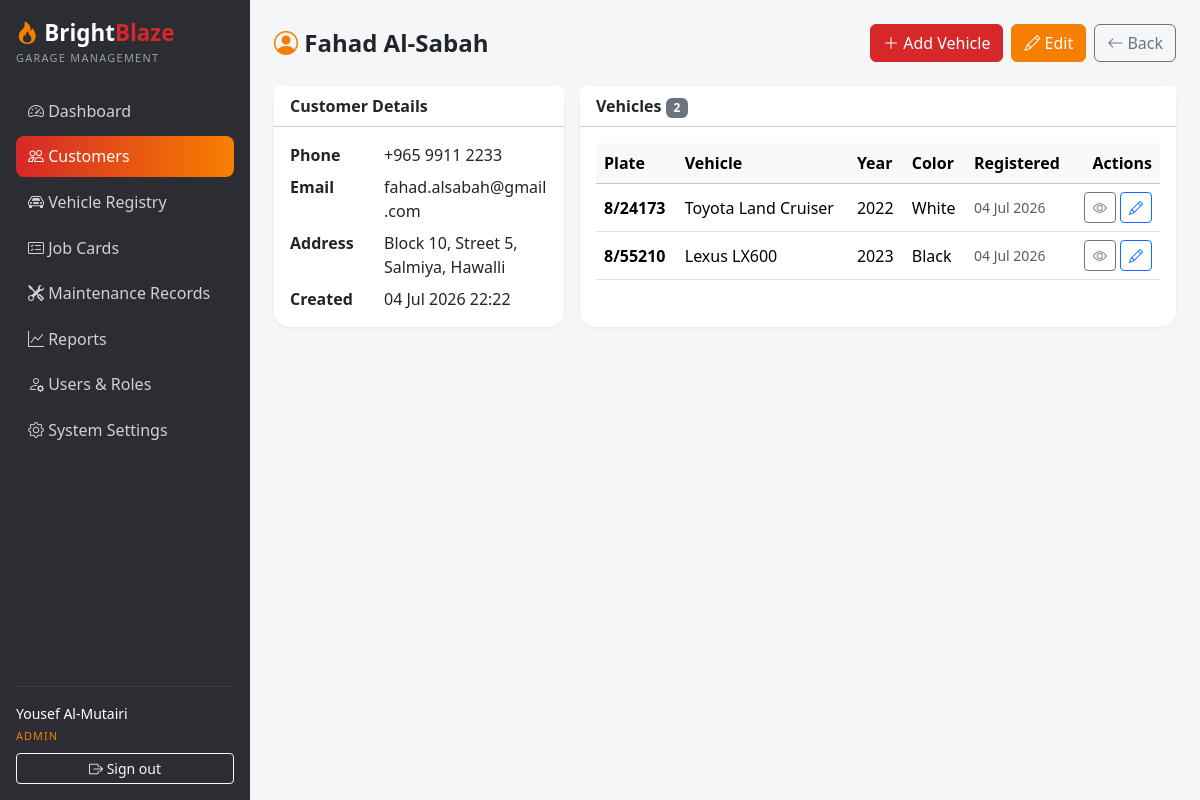
/customers/view.php?id=1 (signed in), run on the app's committed database.
### tables this page shows
CREATE TABLE `customers` (
  `id` INT UNSIGNED NOT NULL AUTO_INCREMENT,
  `name` VARCHAR(120) NOT NULL,
  `phone` VARCHAR(20) NOT NULL,
  `email` VARCHAR(120) DEFAULT NULL,
  `address` VARCHAR(255) DEFAULT NULL,
  `created_at` TIMESTAMP NOT NULL DEFAULT CURRENT_TIMESTAMP,
  `updated_at` TIMESTAMP NOT NULL DEFAULT CURRENT_TIMESTAMP ON UPDATE CURRENT_TIMESTAMP,
  PRIMARY KEY (`id`),
  KEY `idx_customers_name` (`name`),
  KEY `idx_customers_phone` (`phone`)
);

CREATE TABLE `vehicles` (
  `id` INT UNSIGNED NOT NULL AUTO_INCREMENT,
  `customer_id` INT UNSIGNED NOT NULL,
  `plate_number` VARCHAR(20) NOT NULL,
  `make` VARCHAR(60) NOT NULL,
  `model` VARCHAR(60) NOT NULL,
  `year` SMALLINT UNSIGNED DEFAULT NULL,
  `color` VARCHAR(40) DEFAULT NULL,
  `vin` VARCHAR(30) DEFAULT NULL,
  `created_at` TIMESTAMP NOT NULL DEFAULT CURRENT_TIMESTAMP,
  `updated_at` TIMESTAMP NOT NULL DEFAULT CURRENT_TIMESTAMP ON UPDATE CURRENT_TIMESTAMP,
  PRIMARY KEY (`id`),
  UNIQUE KEY `uq_vehicles_plate` (`plate_number`),
  UNIQUE KEY `uq_vehicles_vin` (`vin`),
  KEY `idx_vehicles_customer` (`customer_id`),
  CONSTRAINT `fk_vehicles_customer` FOREIGN KEY (`customer_id`) REFERENCES `customers` (`id`) ON DELETE CASCADE
);

### config/database.php (called while the page is built, shortened)
<?php
function db(): PDO
{
    static $pdo = null;
    if ($pdo === null) {
        $dsn = 'mysql:host=' . DB_HOST . ';dbname=' . DB_NAME . ';charset=utf8mb4';
        try {
            $pdo = new PDO($dsn, DB_USER, DB_PASS, [
                PDO::ATTR_ERRMODE            => PDO::ERRMODE_EXCEPTION,
                PDO::ATTR_DEFAULT_FETCH_MODE => PDO::FETCH_ASSOC,
                PDO::ATTR_EMULATE_PREPARES   => false,
            ]);
        } catch (PDOException $e) {
            http_response_code(500);
            die('Database connection failed. Check config/database.php and make sure MySQL is running and the brightblaze_garage database is imported.');
        }
    }
    return $pdo;
}

### includes/functions.php (called while the page is built, shortened)
<?php
function e(?string $value): string
{
    return htmlspecialchars((string) $value, ENT_QUOTES, 'UTF-8');
}
function format_date(?string $value, string $format = 'd M Y'): string
{
    return date($format, strtotime($value));
}

### config/config.php (called while the page is built, shortened)
<?php
require_once __DIR__ . '/database.php';
function base_url(string $path = ''): string
{
    return BASE_URL . ltrim($path, '/');
}

### customers/view.php (the view, shortened to what this page needs)
<?php
require_once __DIR__ . '/../config/config.php';
$id = (int) ($_GET['id'] ?? 0);
$stmt = db()->prepare('SELECT * FROM customers WHERE id = ?');
$stmt->execute([$id]);
$customer = $stmt->fetch();
$stmt = db()->prepare('SELECT * FROM vehicles WHERE customer_id = ? ORDER BY created_at DESC');
$stmt->execute([$id]);
$vehicles = $stmt->fetchAll();
include __DIR__ . '/../includes/header.php';
?>
<div class="d-flex justify-content-between align-items-center flex-wrap gap-2 mb-4">
  <h4 class="fw-bold mb-0"><i class="bi bi-person-circle bb-text-orange"></i> <?= e($customer['name']) ?></h4>
  <div class="d-flex gap-2 flex-wrap">
    <a class="btn btn-bb" href="<?= base_url('vehicles/form.php?customer_id=' . $id) ?>"><i class="bi bi-plus-lg"></i> Add Vehicle</a>
    <a class="btn btn-bb-orange" href="<?= base_url('customers/form.php?id=' . $id) ?>"><i class="bi bi-pencil"></i> Edit</a>
    <a class="btn btn-outline-secondary" href="<?= base_url('customers/index.php') ?>"><i class="bi bi-arrow-left"></i> Back</a>
  </div>
</div>
<div class="row g-3">
  <div class="col-lg-4">
    <div class="card h-100">
      <div class="card-header bg-white fw-bold">Customer Details</div>
      <div class="card-body">
        <dl class="row mb-0">
          <dt class="col-4">Phone</dt><dd class="col-8"><?= e($customer['phone']) ?></dd>
          <dt class="col-4">Email</dt><dd class="col-8"><?= e($customer['email'] ?? '') ?: '—' ?></dd>
          <dt class="col-4">Address</dt><dd class="col-8"><?= e($customer['address'] ?? '') ?: '—' ?></dd>
          <dt class="col-4">Created</dt><dd class="col-8 mb-0"><?= format_date($customer['created_at'], 'd M Y H:i') ?></dd>
        </dl>
      </div>
    </div>
  </div>
  <div class="col-lg-8">
    <div class="card h-100">
      <div class="card-header bg-white fw-bold">Vehicles <span class="badge text-bg-secondary"><?= count($vehicles) ?></span></div>
      <div class="card-body">
        <?php if (!$vehicles): ?>
          <p class="text-muted mb-0">No vehicles registered for this customer yet.</p>
        <?php else: ?>
          <div class="table-responsive">
            <table class="table table-hover align-middle mb-0">
              <thead class="table-light">
                <tr><th>Plate</th><th>Vehicle</th><th>Year</th><th>Color</th><th>Registered</th><th class="text-end">Actions</th></tr>
              </thead>
              <tbody>
                <?php foreach ($vehicles as $v): ?>
                  <tr>
                    <td class="fw-semibold"><?= e($v['plate_number']) ?></td>
                    <td><?= e($v['make'] . ' ' . $v['model']) ?></td>
                    <td><?= e((string) ($v['year'] ?? '')) ?: '—' ?></td>
                    <td><?= e($v['color'] ?? '') ?: '—' ?></td>
                    <td class="text-muted small"><?= format_date($v['created_at']) ?></td>
                    <td class="text-end text-nowrap">
                      <a class="btn btn-sm btn-outline-secondary" href="<?= base_url('vehicles/view.php?id=' . (int) $v['id']) ?>" title="View"><i class="bi bi-eye"></i></a>
                      <a class="btn btn-sm btn-outline-primary" href="<?= base_url('vehicles/form.php?id=' . (int) $v['id']) ?>" title="Edit"><i class="bi bi-pencil"></i></a>
                    </td>
                  </tr>
                <?php endforeach; ?>
              </tbody>
            </table>
          </div>
        <?php endif; ?>
      </div>
    </div>
  </div>
</div>
<?php include __DIR__ . '/../includes/footer.php'; ?>

### assets/css/style.css (style rules this page uses)
:root { --bb-red: #d62828; --bb-orange: #f77f00; --bb-dark: #2b2d33; --bb-darker: #212226; }
body { background: #f5f6f8; }
.card { border: 0; border-radius: 1rem; box-shadow: 0 1px 4px rgba(0, 0, 0, 0.06); }
.bb-text-orange { color: var(--bb-orange); }
.btn-bb { background: var(--bb-red); border-color: var(--bb-red); color: #fff; }
.btn-bb-orange { background: var(--bb-orange); border-color: var(--bb-orange); color: #fff; }

### data on the page
customers: name "Fahad Al-Sabah", phone "+965 9911 2233", email "fahad.alsabah@gmail.com", address "Block 10, Street 5, Salmiya, Hawalli", created_at "04 Jul 2026 22:22"
vehicles: plate_number "8/24173", make+model "Toyota Land Cruiser", year "2022", color "White", created_at "04 Jul 2026"
vehicles: plate_number "8/55210", make+model "Lexus LX600", year "2023", color "Black", created_at "04 Jul 2026"

### other printed values
$label "Dashboard Customers Vehicle Registry Job Cards Maintenance Records Reports Users & Roles System Settings"
current_user_name() "Yousef Al-Mutairi"
current_role() "ADMIN"
count($vehicles) "2"
